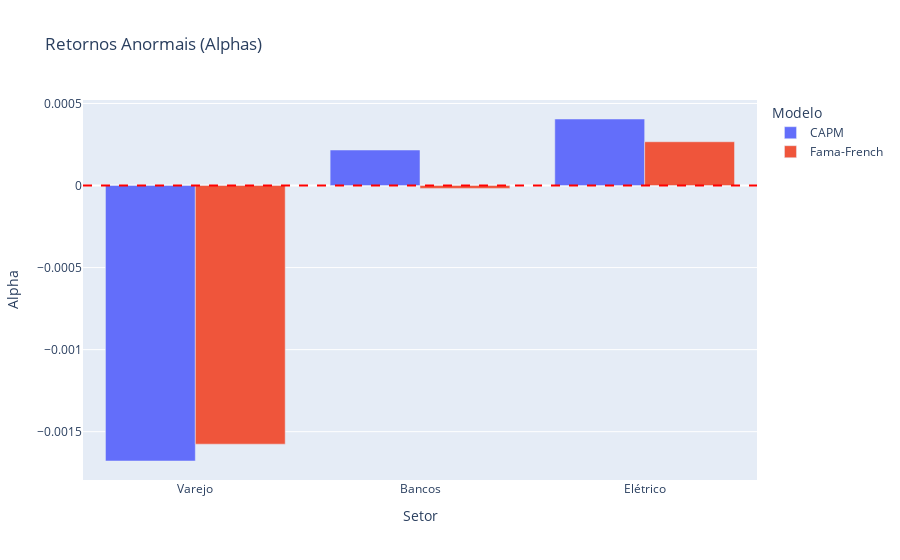

Notebook code for this chart:
### Markdown cell above
# Retornos Anormais

### Code cell
alphas_data = pd.DataFrame({
    'Setor': ['Varejo', 'Varejo', 'Bancos', 'Bancos', 'Elétrico', 'Elétrico'],
    'Modelo': ['CAPM', 'Fama-French', 'CAPM', 'Fama-French', 'CAPM', 'Fama-French'],
    'Alpha': [modelo_capm_varejo.params['const'], modelo_ff_varejo.params['const'],
              modelo_capm_bancos.params['const'], modelo_ff_bancos.params['const'],
              modelo_capm_eletrico.params['const'], modelo_ff_eletrico.params['const']]
})

fig5 = px.bar(alphas_data, x='Setor', y='Alpha', color='Modelo', barmode='group',
             title='Retornos Anormais (Alphas)')
fig5.add_hline(y=0, line_dash="dash", line_color="red")
fig5.show()

### Figure 1 — Plotly figure (JSON) as saved in the notebook; plotly's stock layout.template omitted (floating-point values rounded to 4 significant figures)
{"data": [{"alignmentgroup": "True", "hovertemplate": "Modelo=CAPM<br>Setor=%{x}<br>Alpha=%{y}<extra></extra>", "legendgroup": "CAPM", "marker": {"color": "#636efa", "pattern": {"shape": ""}}, "name": "CAPM", "offsetgroup": "CAPM", "orientation": "v", "showlegend": true, "textposition": "auto", "type": "bar", "x": ["Varejo", "Bancos", "Elétrico"], "xaxis": "x", "y": [-0.001679, 0.0002165, 0.0004054], "yaxis": "y"}, {"alignmentgroup": "True", "hovertemplate": "Modelo=Fama-French<br>Setor=%{x}<br>Alpha=%{y}<extra></extra>", "legendgroup": "Fama-French", "marker": {"color": "#EF553B", "pattern": {"shape": ""}}, "name": "Fama-French", "offsetgroup": "Fama-French", "orientation": "v", "showlegend": true, "textposition": "auto", "type": "bar", "x": ["Varejo", "Bancos", "Elétrico"], "xaxis": "x", "y": [-0.001576, -1.747e-05, 0.0002668], "yaxis": "y"}], "layout": {"barmode": "group", "legend": {"title": {"text": "Modelo"}, "tracegroupgap": 0}, "shapes": [{"line": {"color": "red", "dash": "dash"}, "type": "line", "x0": 0, "x1": 1, "xref": "x domain", "y0": 0, "y1": 0, "yref": "y"}], "title": {"text": "Retornos Anormais (Alphas)"}, "xaxis": {"anchor": "y", "domain": [0, 1], "title": {"text": "Setor"}}, "yaxis": {"anchor": "x", "domain": [0, 1], "title": {"text": "Alpha"}}}}
